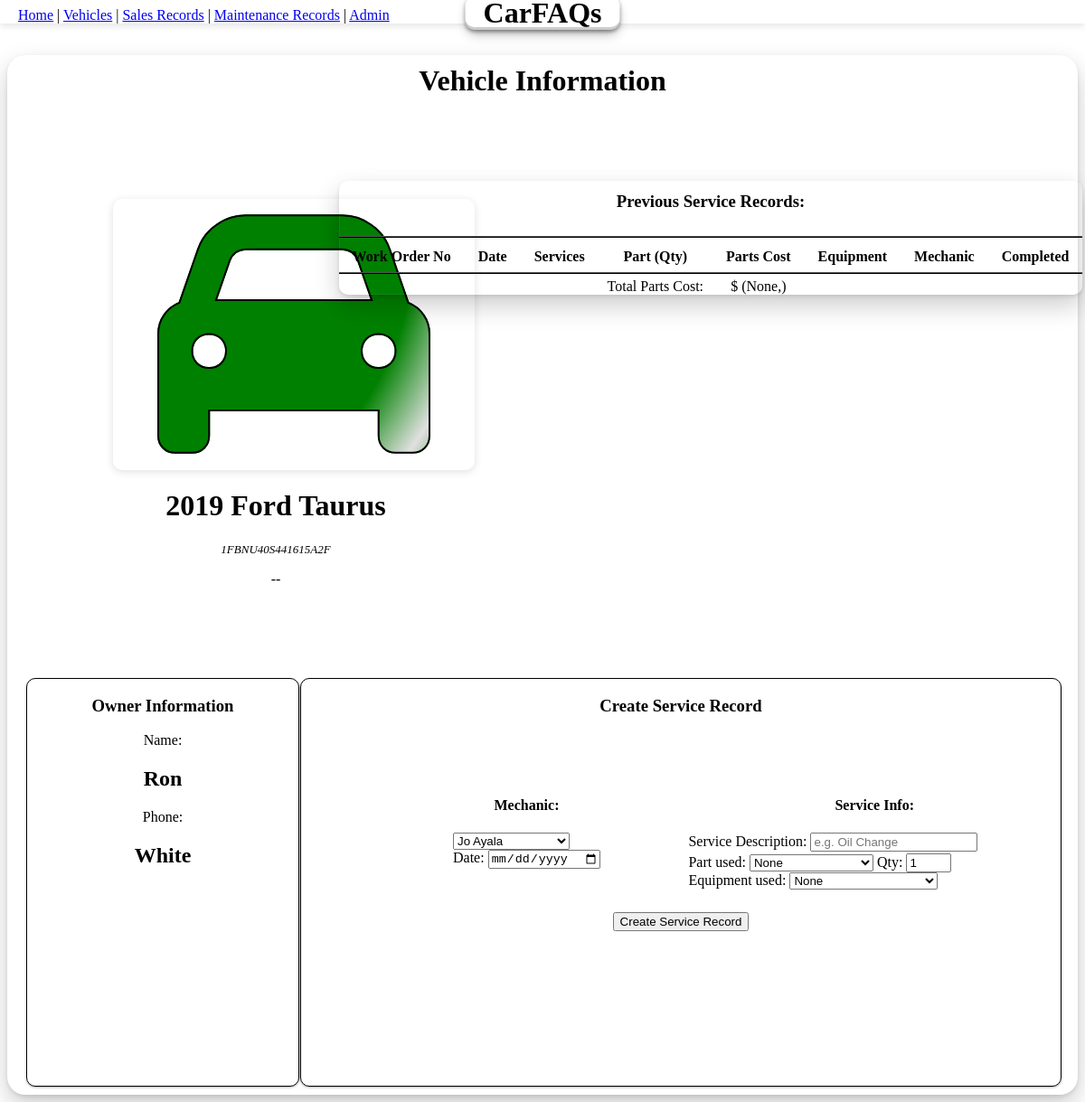
The app's page /cars/1FBNU40S441615A2F/0 with its own data.
### app.py (models this page shows, shortened)
class Vehicle(db.Model):
    v_VIN = db.Column(db.String, primary_key = True)
    v_year = db.Column(db.Integer, unique = False)
    v_make = db.Column(db.String, unique = False)
    v_model = db.Column(db.String, unique = False)
    v_trim = db.Column(db.Integer, unique = False)
    v_color = db.Column(db.Integer, nullable = True, unique = False)
    v_MSRP = db.Column(db.Float, unique = False)
    v_status = db.Column(db.String, unique = False)

class Customer(db.Model):
    c_ID = db.Column(db.Integer, primary_key = True)
    c_name = db.Column(db.String, unique = False)
    c_phone = db.Column(db.String, unique = False)

### app.py (the view, shortened to what this page needs)
@app.route('/cars/<string:vin>/<int:button>', methods = ['GET', 'POST'])  #Link to individually selected vehicle by VIN
def thisCar(vin,button):
    if request.form.get('action0') == 'DONE':
        workNo = request.form.get("workNo")
        workOrder = Service.query.filter_by(sv_workOrderNo=workNo).first()
        workOrder.sv_completed = True
        db.session.commit()
    x=True
    car = Vehicle.query.filter_by(v_VIN=vin).first()
    salesperson = Salesperson.query.all()
    mechanic = Mechanic.query.all()
    part = Part.query.all()
    equipment = Equipment.query.all()
    serviceRecords = (Service.query.filter_by(sv_VIN=vin)
                                    .outerjoin(Mechanic, Mechanic.m_ID==Service.sv_mID)
                                    .outerjoin(Part, Part.p_partKey==Service.sv_partKey)
                                    .outerjoin(Equipment, Equipment.e_equipmentKey==Service.sv_equipmentKey)
                                    .add_columns(Service.sv_workOrderNo,Service.sv_date,Service.sv_serviceType,Service.sv_equipmentKey,
                                                 Service.sv_partQty,Service.sv_completed,Service.sv_partKey,Service.sv_partCost,
                                                 Mechanic.m_name, Part.p_partName, Equipment.e_name)
                                    .all())
    sum = Service.query.with_entities(func.sum(Service.sv_partCost)).filter_by(sv_VIN=vin).first()
    if (bool(Sales.query.filter_by(s_VIN=vin).first())):
        print("Sales Record Exists")
        sales = Sales.query.filter_by(s_VIN=vin).first()
        x = False
        owner = Customer.query.filter_by(c_ID=sales.s_cID).first()
    elif(bool(Service.query.filter_by(sv_VIN=vin).first())):
        service = Service.query.filter_by(sv_VIN=vin).first()
        print("\n\n\t\tsvCID",service.sv_cID)
        print("Service Record Exists")
        x = False
        owner = Customer.query.filter_by(c_ID=service.sv_cID).first()
    elif(bool(CarOwner.query.filter_by(co_VIN=vin).first())):
        x = False
        cowner = CarOwner.query.filter_by(co_VIN=vin).first()
        owner = Customer.query.filter_by(c_ID=cowner.co_cID).first()
        print("in else",owner.c_name)
    else:
        owner = Customer.query.first()
    return render_template('selectedcar.html', thisCar=car, sper=salesperson, mech=mechanic,
                                                carForSale=x, owner=owner, service=serviceRecords,
                                                part=part, equip=equipment, sum=sum)

### templates/selectedcar.html (shortened to what this page needs)
<html>
    <link rel="stylesheet" href="{{ url_for('static', filename='css/login.css') }}">
    <div class = "transbox">
    <head>
        <div class="headerbar">
            <div class="headerbar-Links">
                <p><a href={{ url_for('home') }}>Home</a> |
                    <a href={{ url_for('cars') }}>Vehicles</a> |
                    <a href={{ url_for('sales') }}>Sales Records</a> |
                    <a href={{ url_for('maint') }}>Maintenance Records</a> |
                    <a href={{ url_for('admin') }}>Admin</a>
                    </p>
                <div class="headerbar-Title">
                    <h1 class="title">CarFAQs</h1>
                </div>
            </div>
        </div>
    </head>
    <body>
        <div class="carbox">
            <h1 class="pagetitle">Vehicle Information</h1>
        <div class="carinfobox">
                <h2><i id='car' class='fas fa-car' style='font-size:300px;
                    background:radial-gradient(circle farthest-corner at 0px 40px,{{thisCar.v_color}} 70%, #0000001f, {{thisCar.v_color}});
                                                        -webkit-background-clip: text;'></i></h2>
                <h1>{{thisCar.v_year}} {{thisCar.v_make}} {{thisCar.v_model}}</h1>
                <p style="font-style:italic;font-size:small;">{{thisCar.v_VIN}}</p>
                {% if carForSale==True %}
                <p style="font-style:bold;font-size:xxlarge;">${{thisCar.v_MSRP}}</p>
                {% else %}
                <p style="font-style:bold;font-size:xxlarge;">--</p>
                {% endif %}
            </div>
            <div class="carrecordbox">
                <table class="serviceTable">
                    <tr>
                        <th colspan="8"><h3>Previous Service Records:</h3></th>
                    </tr>
                    <tr>
                        <th>Work Order No</th>
                        <th>Date</th>
                        <th>Services</th>
                        <th>Part (Qty)</th>
                        <th>Parts Cost</th>
                        <th>Equipment</th>
                        <th>Mechanic</th>
                        <th>Completed</th>
                    </tr>
                    <tr>
                        <td></td>
                        <td></td>
                        <td></td>
                        <td>Total Parts Cost:</td>
                        <td>$ {{sum}}</td>
                        <td></td>
                        <td></td>
                        <td></td>
                    </tr>
                </table>
            </div>
            <div class="float-container">
               {% if carForSale==True %}
                <div class="salesbox">
                    <h3>Create Invoice</h3>
                    <form method="POST" action="/cars/{{thisCar.v_VIN}}/1">
                        Salesperson:
                        <br>
                        <select name="sper"
                            {% for person in sper %}
                            <option value="{{person.sp_ID}}">{{person.sp_name}}</option>
                            {% endfor %}
                        </select>
                        <br>
                        <label for="date">Date:</label>
                        <input type="date" value="<?php echo $today; ?>" id="date" name="date">
                        <br><br>
                        Customer Info:
                        <br>
                        <input type="text" name="custName" onfocus="this.value=''" placeholder="Customer Name">
                        <br>
                        <input type="text" name="custNo" onfocus="this.value=''" placeholder="Customer Phone">
                        <br><br>
                        Total Sale Price:
                        <br>
                        <input type="text" name="totalPrice" onfocus="this.value=''" placeholder="Total" style="max-width:75px;">
                        <br><br>
                        <input type="submit" value="Create Invoice">
                    </form>
                </div>
                {% else %}
                <div class="salesbox">
                    <h3>Owner Information</h3>
                    <form method="GET" action="/cars/{{thisCar.v_VIN}}/0">
                        Name:
                        <br>
                        <h2>{{owner.c_name}}</h2>
                        Phone:
                        <br>
                        <h2>{{owner.c_phone}}</h2>
                    </form>
                </div>
                {% endif %}
                <div class="repairbox">
                    <h3>Create Service Record</h3>
                    <form method="POST" action="/cars/{{thisCar.v_VIN}}/2">
                        <div class="mechInfoBox">
                            <h4>Mechanic:</h4>
                            <select name="mech"
                                {% for personm in mech %}
                                <option value="{{personm.m_ID}}" SELECTED>{{personm.m_name}}</option>
                                {% endfor %}
                            </select>
                            <br>
                            <label for="date">Date:</label>
                            <input type="date" value="<?php echo $today; ?>" id="date" name="date">
                            <br><br>
                        </div>
                        <div class="serviceInfoBox">
                            <h4>Service Info:</h4>
                            <label for="services">Service Description:</label>
                            <input type="text" name="services" onfocus="this.value=''" placeholder="e.g. Oil Change" style="max-width:300px;">
                            <br>
                            <label for="part">Part used:</label>
                            <select name="part">
                                <option value="" SELECTED>None</option>
                            </select>
                            <label for="quantity">Qty:</label>
                            <input type="number" id="quantity" name="quantity" min="0" max="99" step="1" value="1" style="max-width:50px;">
                            <br>
                            <label for="equip">Equipment used:</label>
                            <select name="equip">
                                <option value="" SELECTED>None</option>
                            </select>
                            <br>
                        </div>
                        <br><br><br><br><br><br><br><br>
                        <input class="createServ" type="submit" value="Create Service Record">
                    </form>
                </div>
            </div>
        </div>
    </div>
    </body>
</html>

### static/css/login.css (style rules this page uses)
h1,h5 { text-align: center; }
table { border-radius: 10px; border-collapse: collapse; margin-left: auto; margin-right: auto; box-shadow: rgba(0, 0, 0, 0.2) 0px 12px 28px 0px, rgba(0, 0, 0, 0.1) 0px 2px 4px 0px, rgba(255, 255, 255, 0.05) 0px 0px 0px 1px inset; }
th { border-bottom: 2px inset black; padding: 12px 15px 8px 15px; }
td ,tr { padding: 5px 10px 0px 10px; justify-content: center; text-align: center; }
td { border-top: 2px inset lightgray; }
.float-container { border: 3px solid #fff; padding: 20px; }
.salesbox, .repairbox { float: left; border: 1px solid black; margin-left: 9px; border-radius: 10px; box-shadow: rgba(61, 61, 61, 0.12) 0px 1px 3px, rgba(0, 0, 0, 0.24) 0px 1px 2px; justify-content: center; text-align: center; padding-bottom: 20px; }
.salesbox { width: 25%; top: 750px; left: 20; position: absolute; min-height: 430px; }
.repairbox { width: 70%; top: 750px; right: 26; position: absolute; min-height: 430px; }
.mechinfoBox { float: left; text-align: left; position: relative; left: 20%; top: 50px; }
input[type=submit].createServ { position:relative; top: 55px; }
.serviceInfoBox { float: right; text-align: left; width:49%; position: relative; top: 50px; }
.carinfobox { float: left; width: 30%; text-align: center; position: absolute; top: 200px;; left:125; }
.carrecordbox { float: right; width: 69%; position: absolute; top: 200px; right: 0%; }
h4 { text-align: center; }
.carbox { border-radius: 20px; box-shadow: rgba(0, 0, 0, 0.2) 0px 12px 28px 0px, rgba(0, 0, 0, 0.1) 0px 2px 4px 0px, rgba(255, 255, 255, 0.05) 0px 0px 0px 1px inset; min-height:1150px; margin-top: 35px; }
input[type=text] { margin-bottom:2px; }
.headerbar { background-color: white; position: relative; margin: -18px -8px 0px -8px; box-shadow: rgba(99, 99, 99, 0.2) 0px 2px 8px 0px; }
.headerbar-Links { text-align: left; padding: 2px 0px 0px 20px; }
h1.title { font-weight:900; position:absolute; left: 50%; transform: translateX(-50%); top: -15px; background-color: white; border-radius: 10px; padding: 0px 20px; box-shadow: rgba(0, 0, 0, 0.4) 0px 2px 4px, rgba(0, 0, 0, 0.3) 0px 7px 13px -3px, rgba(0, 0, 0, 0.2) 0px -3px 0px inset; }
h1.pagetitle { padding-top: 10px; }
#car { padding: 0px 50px; border-radius: 10px; box-shadow: rgba(99, 99, 99, 0.2) 0px 2px 8px 0px; -webkit-text-fill-color: transparent; -webkit-text-stroke-width: 2px; -webkit-text-stroke-color: black; animation: animate 5s infinite; }

### records on screen
Vehicle: v_year "2019", v_make "Ford", v_model "Taurus", v_VIN "1FBNU40S441615A2F"
Customer: c_name "Ron", c_phone "White"

### other values on screen
{{ sum }} "(None,)"
form field mech "Jo Ayala"
